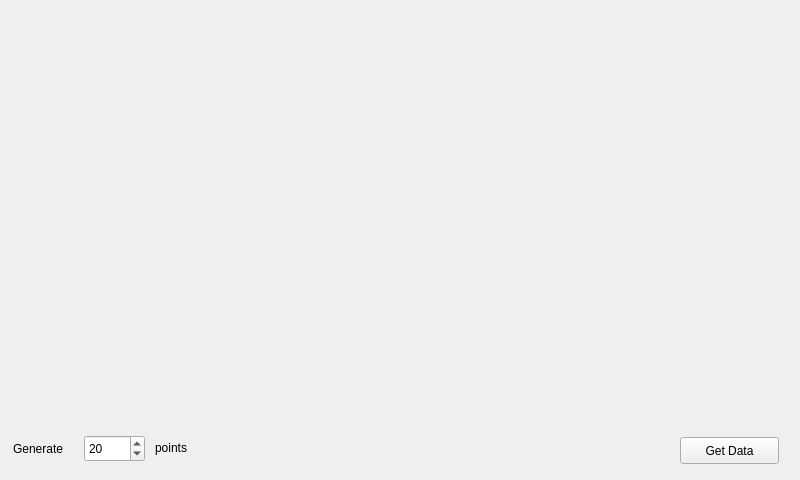
<?xml version="1.0" encoding="UTF-8"?>
<ui version="4.0">
 <class>MainWindow</class>
 <widget class="QMainWindow" name="MainWindow">
  <property name="geometry">
   <rect>
    <x>0</x>
    <y>0</y>
    <width>800</width>
    <height>480</height>
   </rect>
  </property>
  <property name="minimumSize">
   <size>
    <width>800</width>
    <height>480</height>
   </size>
  </property>
  <property name="maximumSize">
   <size>
    <width>800</width>
    <height>480</height>
   </size>
  </property>
  <property name="windowTitle">
   <string>Geo Simulator</string>
  </property>
  <widget class="QWidget" name="centralWidget">
   <widget class="QPushButton" name="getDataButton">
    <property name="geometry">
     <rect>
      <x>680</x>
      <y>437</y>
      <width>99</width>
      <height>27</height>
     </rect>
    </property>
    <property name="cursor">
     <cursorShape>PointingHandCursor</cursorShape>
    </property>
    <property name="text">
     <string>Get Data</string>
    </property>
   </widget>
   <widget class="QSpinBox" name="pointsSpinBox">
    <property name="geometry">
     <rect>
      <x>84</x>
      <y>435</y>
      <width>61</width>
      <height>27</height>
     </rect>
    </property>
    <property name="cursor">
     <cursorShape>PointingHandCursor</cursorShape>
    </property>
    <property name="minimum">
     <number>2</number>
    </property>
    <property name="maximum">
     <number>1000</number>
    </property>
    <property name="singleStep">
     <number>1</number>
    </property>
    <property name="value">
     <number>20</number>
    </property>
   </widget>
   <widget class="QLabel" name="label">
    <property name="geometry">
     <rect>
      <x>13</x>
      <y>440</y>
      <width>67</width>
      <height>17</height>
     </rect>
    </property>
    <property name="text">
     <string>Generate</string>
    </property>
   </widget>
   <widget class="QLabel" name="label_2">
    <property name="geometry">
     <rect>
      <x>155</x>
      <y>440</y>
      <width>51</width>
      <height>16</height>
     </rect>
    </property>
    <property name="text">
     <string>points</string>
    </property>
   </widget>
  </widget>
  <widget class="QMenuBar" name="menuBar">
   <property name="geometry">
    <rect>
     <x>0</x>
     <y>0</y>
     <width>800</width>
     <height>25</height>
    </rect>
   </property>
  </widget>
 </widget>
 <layoutdefault spacing="6" margin="11"/>
 <resources/>
 <connections/>
</ui>
